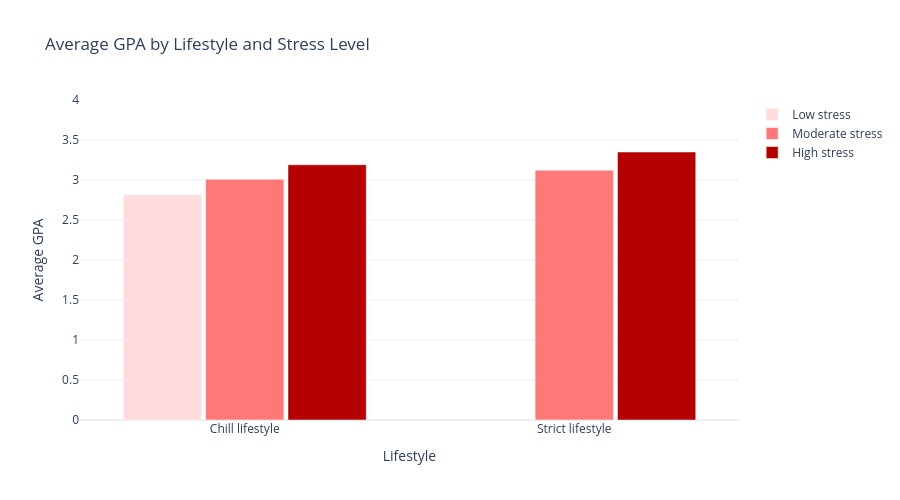

The notebook cell this image was saved under:
### Markdown cell above
### Stress level

_Despite may affect mental wellbeing, strictly follow intense study schedule brings fruitful result_

### Code cell
%run plots/pers1_subarg4.ipynb

### Figure 1 — Plotly figure (JSON) as saved in the notebook; plotly's stock layout.template omitted (floating-point values rounded to 4 significant figures)
{"data": [{"marker": {"color": "rgb(255,220,220)"}, "name": "Low stress", "type": "bar", "x": ["Chill lifestyle", "Strict lifestyle"], "y": [2.817, NaN]}, {"marker": {"color": "rgb(255,120,120)"}, "name": "Moderate stress", "type": "bar", "x": ["Chill lifestyle", "Strict lifestyle"], "y": [3.01, 3.123]}, {"marker": {"color": "rgb(180,0,0)"}, "name": "High stress", "type": "bar", "x": ["Chill lifestyle", "Strict lifestyle"], "y": [3.191, 3.35]}], "layout": {"bargap": 0.25, "bargroupgap": 0.05, "barmode": "group", "height": 500, "title": {"text": "Average GPA by Lifestyle and Stress Level"}, "xaxis": {"title": {"text": "Lifestyle"}}, "yaxis": {"range": [0, 4], "title": {"text": "Average GPA"}}}}
